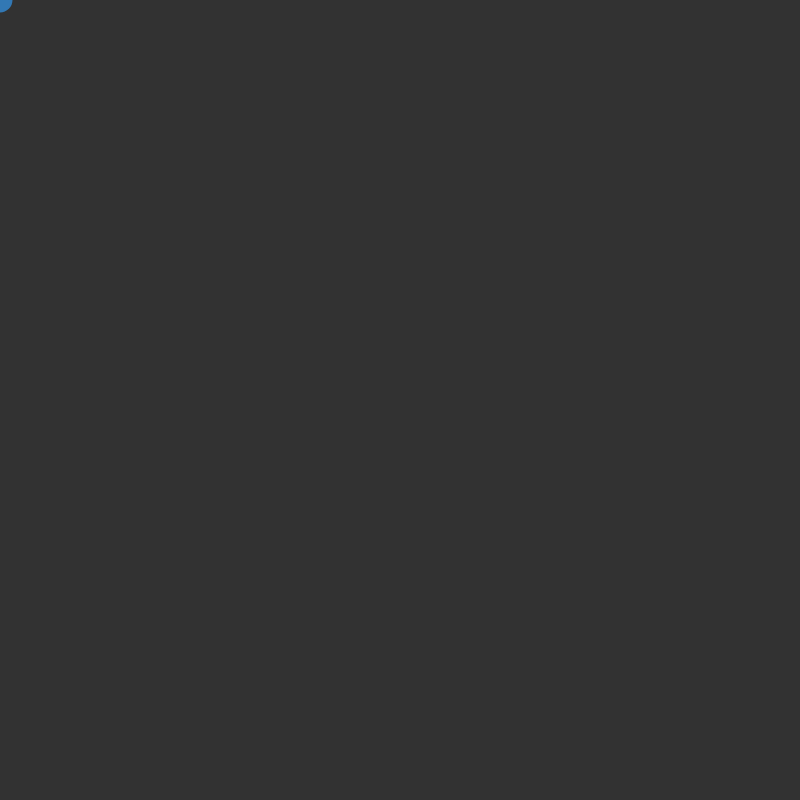
Frame 1 (no input)
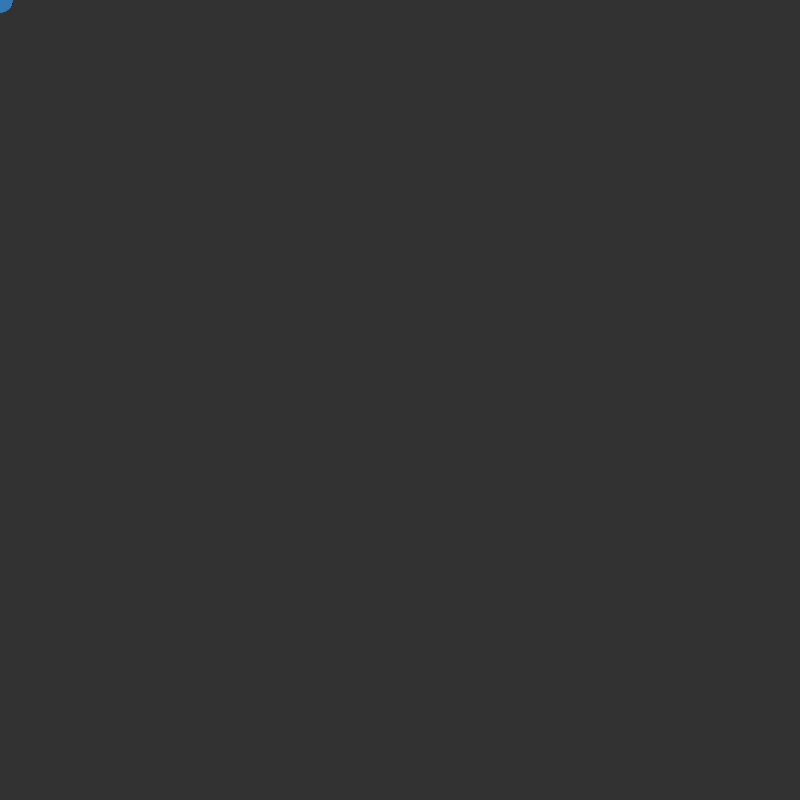
Frame 60 (no input)
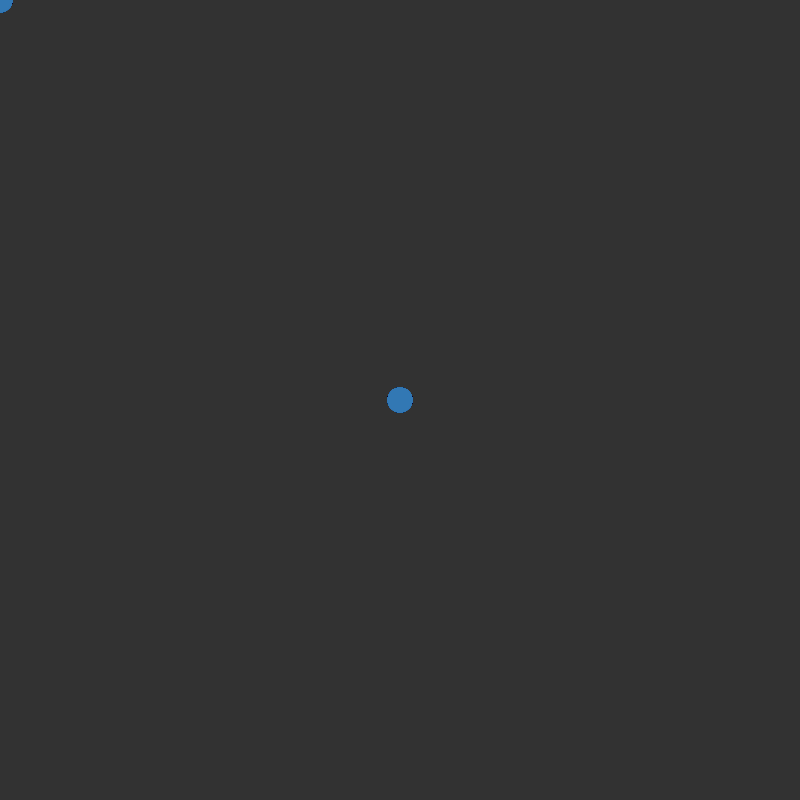
Frame 120 (the mouse pressed at the canvas centre since frame 60)

The p5.js sketch that drew these frames (run headless with seeded random() and noise() and a simulated clock; from frame 60 on, the mouse is pressed at the canvas centre):

// p5.js sketch
// ── sketch.js
function setup() {
  createCanvas(800, 800);
  background(50);
  
}

function draw() {
  noStroke();
  fill(50,120,180)
 
  circle(mouseX, mouseY,25)
  
}
